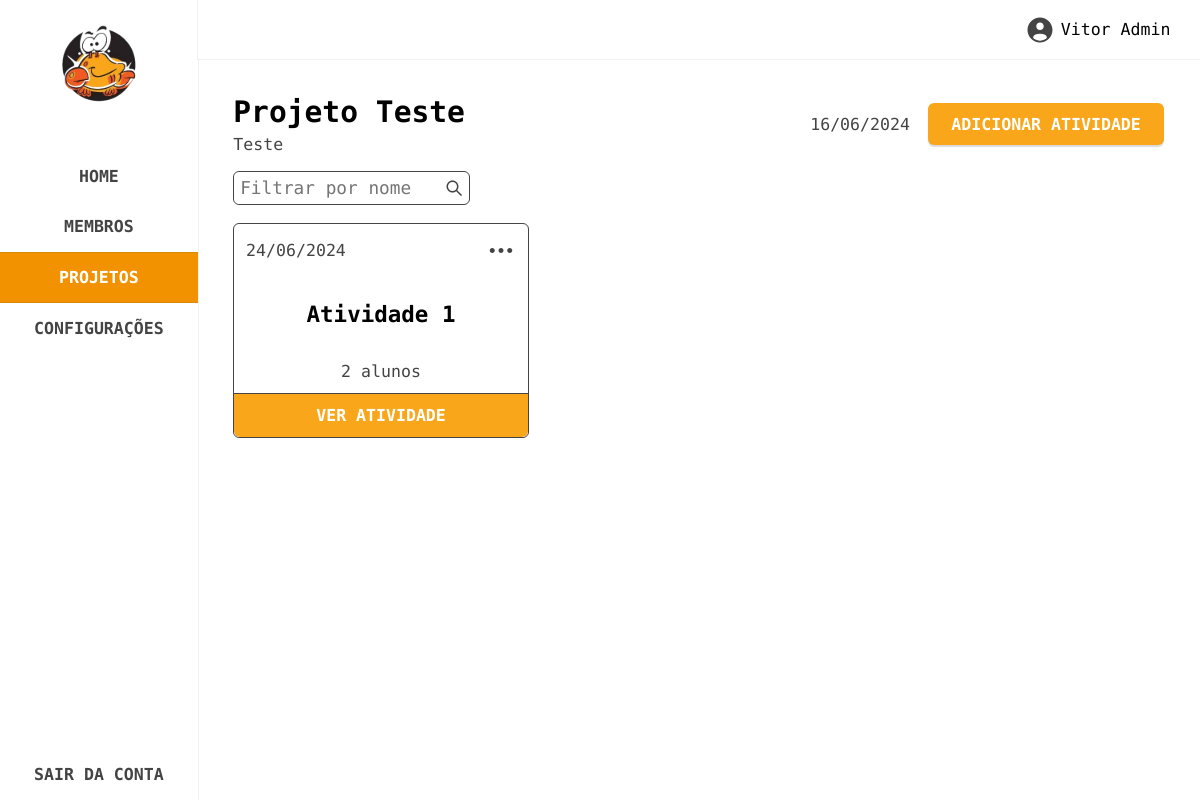
The page /projeto/projeto-teste (signed in) on the database its author committed.
### tables this page shows
CREATE TABLE IF NOT EXISTS `projects` (
  `id` bigint(100) NOT NULL AUTO_INCREMENT,
  `name` varchar(100) DEFAULT NULL,
  `slug` varchar(100) DEFAULT NULL,
  `description` varchar(300) DEFAULT NULL,
  `link` varchar(100) DEFAULT NULL,
  `date` date DEFAULT NULL,
  PRIMARY KEY (`id`)
);

CREATE TABLE IF NOT EXISTS `activities` (
  `id` bigint(20) NOT NULL AUTO_INCREMENT,
  `name` varchar(100) DEFAULT NULL,
  `slug` varchar(100) DEFAULT NULL,
  `link` varchar(100) DEFAULT NULL,
  `date` date DEFAULT NULL,
  `project_id` bigint(100) DEFAULT NULL,
  PRIMARY KEY (`id`)
);

### routes/routes.php (called while the page is built, shortened)
<?php
$route = isset($_GET['url']) ? $_GET['url'] : '';
function is_project_route($route) {
    return preg_match('/^projeto\/([a-zA-Z0-9-]+)$/', $route);
}
if (is_project_route($route)) {
    $file = './pages/project-single.php';
}
include $file;
?>

### controllers/projects.php (called while the page is built, shortened)
<?php
include_once __DIR__ . '/../config/config.php';
include_once __DIR__ . '/../db/db.php';
function get_project_info($slug) {
    global $connect;
    $query = "SELECT * FROM projects WHERE slug = ?";
    $stmt = $connect->prepare($query);
    $stmt->bind_param('s', $slug);
    $stmt->execute();
    $result = $stmt->get_result();
    if ($result->num_rows > 0) {
        return $result->fetch_assoc();
    } else {
        return null;
    }
}
?>

### controllers/users.php (called while the page is built, shortened)
<?php
include_once __DIR__ . '/../config/config.php';
include_once __DIR__ . '/../db/db.php';
function get_user_info($user_id, $fields = []) {
    global $connect;
    $field_list = implode(", ", $fields);
    $query = "SELECT $field_list FROM users WHERE id = ?";
    $stmt = $connect->prepare($query);
    $stmt->bind_param('i', $user_id);
    $stmt->execute();
    $result = [];
    $bind_result_args = [];
    foreach ($fields as $field) {
        $bind_result_args[] = &$result[$field];
    }
    call_user_func_array([$stmt, 'bind_result'], $bind_result_args);
    return $result;
}
?>

### config/config.php (called while the page is built, shortened)
<?php
function base_url($path) {
    return rtrim(BASE_URL, '/') . '/' . ltrim($path, '/');
}
?>

### controllers/activities.php (called while the page is built, shortened)
<?php
include_once __DIR__ . '/../config/config.php';
include_once __DIR__ . '/../db/db.php';
function get_all_activities($filter_name = '', $limit = 20, $offset = 0, $project_id = null) {
    global $connect;
    $query = "SELECT * FROM activities WHERE project_id = ?";
    $query .= " ORDER BY date DESC LIMIT ? OFFSET ?";
    $stmt = $connect->prepare($query);
    if (!empty($filter_name)) {
        $stmt->bind_param('isii', $project_id, $filter_name, $limit, $offset);
    } else {
        $stmt->bind_param('iii', $project_id, $limit, $offset);
    }
    $stmt->execute();
    $result = $stmt->get_result();
    $activities = [];
    while ($row = $result->fetch_assoc()) {
        $activities[] = $row;
    }
    return $activities;
}
function get_total_student_count_by_activity($activity_id, $filter_name) {
    global $connect;
    $filter_query = $filter_name ? "AND users.name LIKE ?" : "";
    $sql = "
        SELECT COUNT(*) as total
        FROM users
        JOIN student_activities ON users.id = student_activities.user_id
        WHERE student_activities.activity_id = ? $filter_query
    ";
    $stmt = $connect->prepare($sql);
    if ($filter_name) {
        $filter_name_param = '%' . $filter_name . '%';
        $stmt->bind_param("is", $activity_id, $filter_name_param);
    } else {
        $stmt->bind_param("i", $activity_id);
    }
    $stmt->execute();
    $result = $stmt->get_result();
    $row = $result->fetch_assoc();
    return $row['total'];
}
?>

### pages/project-single.php (the view, shortened to what this page needs)
<?php
include_once __DIR__ . '/../controllers/users.php';
include_once __DIR__ . '/../controllers/projects.php';
include_once __DIR__ . '/../controllers/activities.php';
$user_id = $_COOKIE['user_id'];
$user_info = get_user_info($user_id, ['name', 'role', 'approved']);
$role = $user_info['role'];
$is_approved = $user_info['approved'];
$filter_name = isset($_GET['name']) ? $_GET['name'] : '';
$page = isset($_GET['page']) ? intval($_GET['page']) : 1;
$limit = 20;
$offset = ($page - 1) * $limit;
$slug = isset($_GET['slug']) ? $_GET['slug'] : '';
$project_info = get_project_info($slug);
$project_slug = $project_info['slug'];
$project_id = $project_info['id'];
$activities = get_all_activities($filter_name, $limit, $offset, $project_id);
?>
<section class="project-single" data-page="projects">
    <?php include __DIR__ . '/../partials/sidebar.php'; ?>
    <div class="main">
        <?php include __DIR__ . '/../partials/topbar.php'; ?>
        <div class="content">
            <div class="header">
                <span>
                    <h3><?= $project_info['name'] ?></h3>
                    <p><?= $project_info['description'] ?></p>
                </span>
                <span>
                    <?php
                        $date = new DateTime($project_info['date']);
                        $formatted_date = $date->format('d/m/Y');
                    ?>
                    <p><?= $formatted_date ?></p>
                    <?php if(intval($role) == 1 || (intval($role) == 2 && $is_approved == 1)): ?>
                        <button class="create-activity">ADICIONAR ATIVIDADE</button>
                    <?php endif; ?>
                </span>
            </div>
            <div class="filter">
                <form action="" method="GET" id="filter-activity-form">
                    <div class="input">
                        <input id="filter-activity-name" type="text" name="name" placeholder="Filtrar por nome" value="<?= htmlspecialchars($filter_name) ?>">
                        <button type="submit">
                            <img src="<?= base_url('assets/images/svg/search.svg') ?>" alt="search">
                        </button>
                    </div>
                </form>
            </div>
            <div class="cards">
                <?php if(count($activities) > 0): ?>
                    <?php foreach($activities as $activity): ?>
                        <?php
                            $date = new DateTime($activity['date']);
                            $formatted_date = $date->format('d/m/Y');
                        ?>
                        <div class="card" data-id="<?= $activity['id'] ?>">
                            <div class="top">
                                <p><?= $formatted_date ?></p>
                                <?php if (intval($role) == 1 || (intval($role) == 2 && $is_approved == 1)): ?>
                                    <button class="options-btn">
                                        <img src="<?= base_url('assets/images/svg/dots.svg') ?>" alt="dots">
                                    </button>
                                <?php endif; ?>
                            </div>
                            <div class="mid">
                                <h4><?= $activity['name'] ?></h4>
                            </div>
                            <div class="bottom">
                                <?php
                                    $count_students = get_total_student_count_by_activity($activity['id'], null);
                                ?>
                                <p>
                                    <?php if ($count_students > 0): ?>
                                        <?= $count_students . ($count_students > 1 ? ' alunos' : ' aluno'); ?>
                                    <?php else: ?>
                                        Nenhum aluno
                                    <?php endif; ?>
                                </p>
                            </div>
                            <a href="<?= base_url('/projeto/' . $project_slug . '/' . $activity['slug']) ?>" class="see-activity">VER ATIVIDADE</a>
                        </div>
                    <?php endforeach; ?>
                <?php else: ?>
                    <p class="not-found">Nenhuma atividade encontrada.</p>
                <?php endif; ?>
            </div>
        </div>
    </div>
</section>

### rows shown on the page
projects: name "Projeto Teste", description "Teste", date "16/06/2024"
activities: date "24/06/2024", name "Atividade 1", count_students "2", shows "alunos"

### other values the page prints
$user_info['name'] "Vitor Admin"
